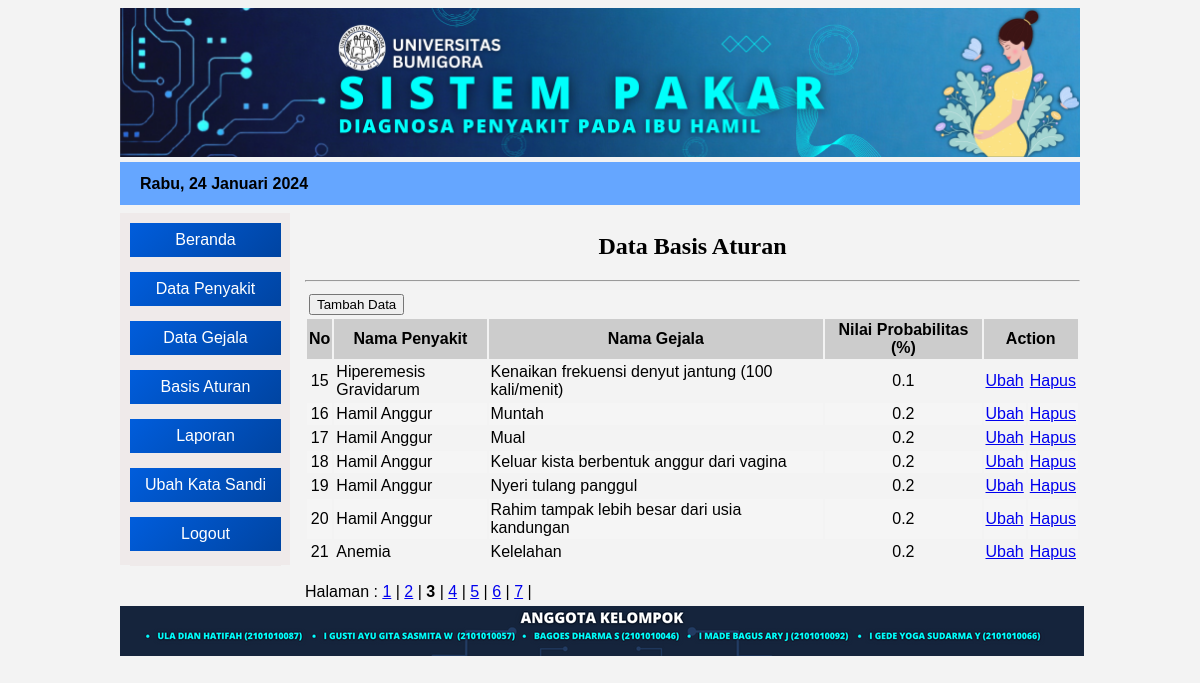
/admin/index.php?open=Basis-Aturan&halaman=3 (signed in), run on the app's committed database.
### tables this page shows
CREATE TABLE `tblaturan` (
  `kd_aturan` int(11) NOT NULL,
  `kd_gejala` varchar(7) NOT NULL,
  `kd_penyakit` varchar(7) NOT NULL,
  `nl_prob` decimal(2,1) NOT NULL
);

CREATE TABLE `tblpenyakit` (
  `kd_penyakit` varchar(20) NOT NULL,
  `nm_penyakit` varchar(40) NOT NULL,
  `nl_penyakit` float NOT NULL,
  `pengobatan` text NOT NULL
);

CREATE TABLE `tblgejala` (
  `kd_gejala` varchar(7) NOT NULL,
  `nm_gejala` varchar(80) NOT NULL
);

### admin/aturan_data.php (the view)
<?php
  include "../lib/koneksi.php";
  $batas = 7;
  $halaman = (isset($_GET['halaman'])) ? $_GET['halaman'] : 1;
  $posisi = ($halaman - 1) * $batas;
  echo "<center><h2>Data Basis Aturan</h2></center><hr>";
  $query = "SELECT a.kd_aturan, b.kd_penyakit, b.nm_penyakit, c.kd_gejala, c.nm_gejala, a.nl_prob
            FROM tblaturan a, tblpenyakit b, tblgejala c
            WHERE a.kd_penyakit=b.kd_penyakit AND a.kd_gejala=c.kd_gejala
            ORDER BY b.kd_penyakit ASC, c.kd_gejala ASC
            LIMIT $posisi, $batas";
  $tampil = mysqli_query($konek, $query);
 ?>
<table border="0" cellpadding="2" width="100%">
  <tr>
    <td colspan="2" rowspan="2">
      <form action="?open=Aturan-Add&status=tambah" method="Post">
        <input type="submit" name="btntambah" value="Tambah Data" />
      </form>
    </td>
  </tr>
  <tr></tr>
  <tr bgcolor="#CCCCCC">
    <th> No </th>
    <th width="20%"> Nama Penyakit </th>
    <th> Nama Gejala </th>
    <th> Nilai Probabilitas (%) </th>
    <th colspan="2" width="10%"> Action </th>
  </tr>
  <?php
    $no = $posisi + 1;
    while ($data = mysqli_fetch_array($tampil)) {
      $warna = ($no % 2 == 1) ? '' : '#F5F5F5';
      echo "<tr bgcolor=$warna>
             <td align='center'>$no</td>
             <td>$data[nm_penyakit]</td>
             <td>$data[nm_gejala]</td>
             <td align='center'>$data[nl_prob]</td>
             <td align='center'><a href='?open=Aturan-Edit&kode=$data[kd_aturan]' target='_self' alt='Edit Data'>Ubah</a></td>
             <td align='center'><a href='?open=Aturan-Hapus&kode=$data[kd_aturan]' target='_self' alt='Delete Data'>Hapus</a></td>
           </tr>";
      $no++;
    }
    echo "</table>";
    $semuadata = "SELECT a.kd_aturan, b.kd_penyakit, b.nm_penyakit, c.kd_gejala, c.nm_gejala, a.nl_prob
                  FROM tblaturan a, tblpenyakit b, tblgejala c
                  WHERE a.kd_penyakit=b.kd_penyakit AND a.kd_gejala=c.kd_gejala
                  ORDER BY b.kd_penyakit ASC, c.kd_gejala ASC";
    $query2 = mysqli_query($konek, $semuadata);
    $jmldata = mysqli_num_rows($query2);
    $jmlhalaman = ceil($jmldata / $batas);
    echo "<br> Halaman : ";
    for ($a = 1; $a <= $jmlhalaman; $a++) {
      if ($a != $halaman) {
        echo "<a href='?open=Basis-Aturan&halaman=$a'>$a</a> | ";
      } else {
        echo "<b>$a</b> | ";
      }
    }
?>

### css/desig1.css (style rules this page uses)
* { font-family: Arial, tahoma, sans-serif; }
body { background-color: #f3f3f3; }
#isi h2 { font-family: tahoma, "Times New Roman", "Maiandra GD", sans-serif; }

### data on the page
tblaturan: kd_penyakit.nm_penyakit "Hiperemesis Gravidarum", kd_gejala.nm_gejala "Kenaikan frekuensi denyut jantung (100 kali/menit)", nl_prob "0.1"
tblaturan: kd_penyakit.nm_penyakit "Hamil Anggur", kd_gejala.nm_gejala "Muntah", nl_prob "0.2"
tblaturan: kd_penyakit.nm_penyakit "Hamil Anggur", kd_gejala.nm_gejala "Mual", nl_prob "0.2"
tblaturan: kd_penyakit.nm_penyakit "Hamil Anggur", kd_gejala.nm_gejala "Keluar kista berbentuk anggur dari vagina", nl_prob "0.2"
tblaturan: kd_penyakit.nm_penyakit "Hamil Anggur", kd_gejala.nm_gejala "Nyeri tulang panggul", nl_prob "0.2"
tblaturan: kd_penyakit.nm_penyakit "Hamil Anggur", kd_gejala.nm_gejala "Rahim tampak lebih besar dari usia kandungan", nl_prob "0.2"
tblaturan: kd_penyakit.nm_penyakit "Anemia", kd_gejala.nm_gejala "Kelelahan", nl_prob "0.2"

### other printed values
$namabln "Rabu"
$tgl "24"
$namabulan "Januari"
$thn "2024"
